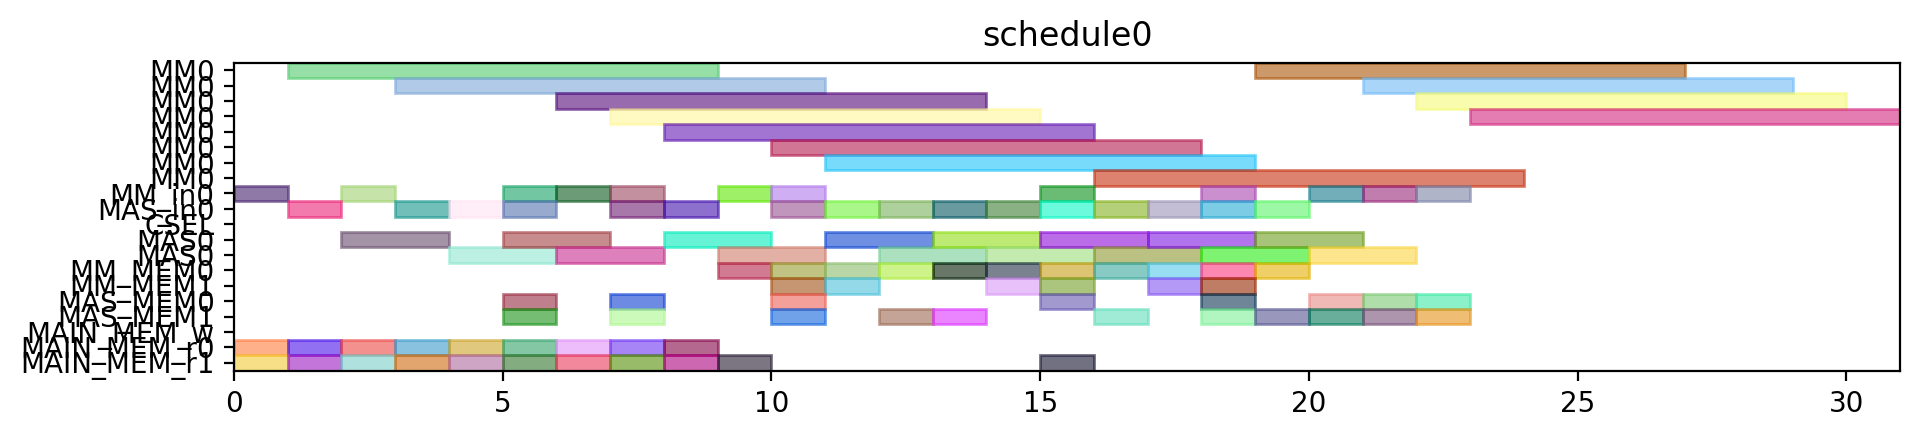

Here is the Python script that generated this plot:
from pyschedule import Scenario, solvers, plotters, alt


def solve():
	horizon = 120
	S = Scenario("schedule0", horizon=horizon)

	# resource
	MM = S.Resources('MM', num=1, size=8)
	MM_in = S.Resources('MM_in', num=1)
	MAS_in = S.Resources('MAS_in', num=1)
	CSEL = S.Resource('CSEL')
	MAS = S.Resources('MAS', num=1, size=2, periods=range(1, horizon))
	MM_MEM = S.Resources('MM_MEM', num=2)
	MAS_MEM = S.Resources('MAS_MEM', num=2)
	MAIN_MEM_w = S.Resource('MAIN_MEM_w', size=1)
	MAIN_MEM_r = S.Resources('MAIN_MEM_r', num=2)

	# result of previous scheduling

	# new tasks
	t0 = S.Task('t0', length=8, delay_cost=1)
	t0 += alt(MM)
	t0_in = S.Task('t0_in', length=1, delay_cost=1)
	t0_in += alt(MM_in)
	S += t0_in*MM_in[0]<=t0*MM[0]
	t0_mem0 = S.Task('t0_mem0', length=1, delay_cost=1)
	t0_mem0 += MAIN_MEM_r[0]
	S += t0_mem0 <= t0

	t0_mem1 = S.Task('t0_mem1', length=1, delay_cost=1)
	t0_mem1 += MAIN_MEM_r[1]
	S += t0_mem1 <= t0

	t1 = S.Task('t1', length=8, delay_cost=1)
	t1 += alt(MM)
	t1_in = S.Task('t1_in', length=1, delay_cost=1)
	t1_in += alt(MM_in)
	S += t1_in*MM_in[0]<=t1*MM[0]
	t1_mem0 = S.Task('t1_mem0', length=1, delay_cost=1)
	t1_mem0 += MAIN_MEM_r[0]
	S += t1_mem0 <= t1

	t1_mem1 = S.Task('t1_mem1', length=1, delay_cost=1)
	t1_mem1 += MAIN_MEM_r[1]
	S += t1_mem1 <= t1

	t2 = S.Task('t2', length=8, delay_cost=1)
	t2 += alt(MM)
	t2_in = S.Task('t2_in', length=1, delay_cost=1)
	t2_in += alt(MM_in)
	S += t2_in*MM_in[0]<=t2*MM[0]
	t2_mem0 = S.Task('t2_mem0', length=1, delay_cost=1)
	t2_mem0 += MAIN_MEM_r[0]
	S += t2_mem0 <= t2

	t2_mem1 = S.Task('t2_mem1', length=1, delay_cost=1)
	t2_mem1 += MAIN_MEM_r[1]
	S += t2_mem1 <= t2

	t3 = S.Task('t3', length=2, delay_cost=1)
	t3 += alt(MAS)
	t3_in = S.Task('t3_in', length=1, delay_cost=1)
	t3_in += alt(MAS_in)
	S += t3_in*MAS_in[0]<=t3*MAS[0]

	t3_mem0 = S.Task('t3_mem0', length=1, delay_cost=1)
	t3_mem0 += MAIN_MEM_r[0]
	S += t3_mem0 <= t3

	t3_mem1 = S.Task('t3_mem1', length=1, delay_cost=1)
	t3_mem1 += MAIN_MEM_r[1]
	S += t3_mem1 <= t3

	t4 = S.Task('t4', length=2, delay_cost=1)
	t4 += alt(MAS)
	t4_in = S.Task('t4_in', length=1, delay_cost=1)
	t4_in += alt(MAS_in)
	S += t4_in*MAS_in[0]<=t4*MAS[0]

	t4_mem0 = S.Task('t4_mem0', length=1, delay_cost=1)
	t4_mem0 += MAIN_MEM_r[0]
	S += t4_mem0 <= t4

	t4_mem1 = S.Task('t4_mem1', length=1, delay_cost=1)
	t4_mem1 += MAIN_MEM_r[1]
	S += t4_mem1 <= t4

	t8 = S.Task('t8', length=2, delay_cost=1)
	t8 += alt(MAS)
	t8_in = S.Task('t8_in', length=1, delay_cost=1)
	t8_in += alt(MAS_in)
	S += t8_in*MAS_in[0]<=t8*MAS[0]

	t8_mem0 = S.Task('t8_mem0', length=1, delay_cost=1)
	t8_mem0 += MAIN_MEM_r[0]
	S += t8_mem0 <= t8

	t8_mem1 = S.Task('t8_mem1', length=1, delay_cost=1)
	t8_mem1 += MAIN_MEM_r[1]
	S += t8_mem1 <= t8

	t9 = S.Task('t9', length=2, delay_cost=1)
	t9 += alt(MAS)
	t9_in = S.Task('t9_in', length=1, delay_cost=1)
	t9_in += alt(MAS_in)
	S += t9_in*MAS_in[0]<=t9*MAS[0]

	t9_mem0 = S.Task('t9_mem0', length=1, delay_cost=1)
	t9_mem0 += MAIN_MEM_r[0]
	S += t9_mem0 <= t9

	t9_mem1 = S.Task('t9_mem1', length=1, delay_cost=1)
	t9_mem1 += MAIN_MEM_r[1]
	S += t9_mem1 <= t9

	t13 = S.Task('t13', length=2, delay_cost=1)
	t13 += alt(MAS)
	t13_in = S.Task('t13_in', length=1, delay_cost=1)
	t13_in += alt(MAS_in)
	S += t13_in*MAS_in[0]<=t13*MAS[0]

	t13_mem0 = S.Task('t13_mem0', length=1, delay_cost=1)
	t13_mem0 += MAIN_MEM_r[0]
	S += t13_mem0 <= t13

	t13_mem1 = S.Task('t13_mem1', length=1, delay_cost=1)
	t13_mem1 += MAIN_MEM_r[1]
	S += t13_mem1 <= t13

	t14 = S.Task('t14', length=2, delay_cost=1)
	t14 += alt(MAS)
	t14_in = S.Task('t14_in', length=1, delay_cost=1)
	t14_in += alt(MAS_in)
	S += t14_in*MAS_in[0]<=t14*MAS[0]

	t14_mem0 = S.Task('t14_mem0', length=1, delay_cost=1)
	t14_mem0 += MAIN_MEM_r[0]
	S += t14_mem0 <= t14

	t14_mem1 = S.Task('t14_mem1', length=1, delay_cost=1)
	t14_mem1 += MAIN_MEM_r[1]
	S += t14_mem1 <= t14

	t5 = S.Task('t5', length=8, delay_cost=1)
	t5 += alt(MM)
	t5_in = S.Task('t5_in', length=1, delay_cost=1)
	t5_in += alt(MM_in)
	S += t5_in*MM_in[0]<=t5*MM[0]
	t5_mem0 = S.Task('t5_mem0', length=1, delay_cost=1)
	t5_mem0 += alt(MAS_MEM)
	S += (t3*MAS[0])-1 < t5_mem0*MAS_MEM[0]
	S += t5_mem0 <= t5

	t5_mem1 = S.Task('t5_mem1', length=1, delay_cost=1)
	t5_mem1 += alt(MAS_MEM)
	S += (t4*MAS[0])-1 < t5_mem1*MAS_MEM[1]
	S += t5_mem1 <= t5

	t6 = S.Task('t6', length=2, delay_cost=1)
	t6 += alt(MAS)
	t6_in = S.Task('t6_in', length=1, delay_cost=1)
	t6_in += alt(MAS_in)
	S += t6_in*MAS_in[0]<=t6*MAS[0]

	t6_mem0 = S.Task('t6_mem0', length=1, delay_cost=1)
	t6_mem0 += alt(MM_MEM)
	S += (t0*MM[0])-1 < t6_mem0*MM_MEM[0]
	S += t6_mem0 <= t6

	t6_mem1 = S.Task('t6_mem1', length=1, delay_cost=1)
	t6_mem1 += alt(MM_MEM)
	S += (t1*MM[0])-1 < t6_mem1*MM_MEM[1]
	S += t6_mem1 <= t6

	t10 = S.Task('t10', length=8, delay_cost=1)
	t10 += alt(MM)
	t10_in = S.Task('t10_in', length=1, delay_cost=1)
	t10_in += alt(MM_in)
	S += t10_in*MM_in[0]<=t10*MM[0]
	t10_mem0 = S.Task('t10_mem0', length=1, delay_cost=1)
	t10_mem0 += alt(MAS_MEM)
	S += (t8*MAS[0])-1 < t10_mem0*MAS_MEM[0]
	S += t10_mem0 <= t10

	t10_mem1 = S.Task('t10_mem1', length=1, delay_cost=1)
	t10_mem1 += alt(MAS_MEM)
	S += (t9*MAS[0])-1 < t10_mem1*MAS_MEM[1]
	S += t10_mem1 <= t10

	t11 = S.Task('t11', length=2, delay_cost=1)
	t11 += alt(MAS)
	t11_in = S.Task('t11_in', length=1, delay_cost=1)
	t11_in += alt(MAS_in)
	S += t11_in*MAS_in[0]<=t11*MAS[0]

	t11_mem0 = S.Task('t11_mem0', length=1, delay_cost=1)
	t11_mem0 += alt(MM_MEM)
	S += (t1*MM[0])-1 < t11_mem0*MM_MEM[0]
	S += t11_mem0 <= t11

	t11_mem1 = S.Task('t11_mem1', length=1, delay_cost=1)
	t11_mem1 += alt(MM_MEM)
	S += (t2*MM[0])-1 < t11_mem1*MM_MEM[1]
	S += t11_mem1 <= t11

	t15 = S.Task('t15', length=8, delay_cost=1)
	t15 += alt(MM)
	t15_in = S.Task('t15_in', length=1, delay_cost=1)
	t15_in += alt(MM_in)
	S += t15_in*MM_in[0]<=t15*MM[0]
	t15_mem0 = S.Task('t15_mem0', length=1, delay_cost=1)
	t15_mem0 += alt(MAS_MEM)
	S += (t13*MAS[0])-1 < t15_mem0*MAS_MEM[0]
	S += t15_mem0 <= t15

	t15_mem1 = S.Task('t15_mem1', length=1, delay_cost=1)
	t15_mem1 += alt(MAS_MEM)
	S += (t14*MAS[0])-1 < t15_mem1*MAS_MEM[1]
	S += t15_mem1 <= t15

	t16 = S.Task('t16', length=2, delay_cost=1)
	t16 += alt(MAS)
	t16_in = S.Task('t16_in', length=1, delay_cost=1)
	t16_in += alt(MAS_in)
	S += t16_in*MAS_in[0]<=t16*MAS[0]

	t16_mem0 = S.Task('t16_mem0', length=1, delay_cost=1)
	t16_mem0 += alt(MM_MEM)
	S += (t0*MM[0])-1 < t16_mem0*MM_MEM[0]
	S += t16_mem0 <= t16

	t16_mem1 = S.Task('t16_mem1', length=1, delay_cost=1)
	t16_mem1 += alt(MM_MEM)
	S += (t2*MM[0])-1 < t16_mem1*MM_MEM[1]
	S += t16_mem1 <= t16

	t18 = S.Task('t18', length=2, delay_cost=1)
	t18 += alt(MAS)
	t18_in = S.Task('t18_in', length=1, delay_cost=1)
	t18_in += alt(MAS_in)
	S += t18_in*MAS_in[0]<=t18*MAS[0]

	t18_mem0 = S.Task('t18_mem0', length=1, delay_cost=1)
	t18_mem0 += alt(MM_MEM)
	S += (t0*MM[0])-1 < t18_mem0*MM_MEM[0]
	S += t18_mem0 <= t18

	t18_mem1 = S.Task('t18_mem1', length=1, delay_cost=1)
	t18_mem1 += alt(MM_MEM)
	S += (t0*MM[0])-1 < t18_mem1*MM_MEM[1]
	S += t18_mem1 <= t18

	t20 = S.Task('t20', length=8, delay_cost=1)
	t20 += alt(MM)
	t20_in = S.Task('t20_in', length=1, delay_cost=1)
	t20_in += alt(MM_in)
	S += t20_in*MM_in[0]<=t20*MM[0]
	t20_mem0 = S.Task('t20_mem0', length=1, delay_cost=1)
	t20_mem0 += alt(MM_MEM)
	S += (t2*MM[0])-1 < t20_mem0*MM_MEM[0]
	S += t20_mem0 <= t20

	t20_mem1 = S.Task('t20_mem1', length=1, delay_cost=1)
	t20_mem1 += MAIN_MEM_r[1]
	S += t20_mem1 <= t20

	t7 = S.Task('t7', length=2, delay_cost=1)
	t7 += alt(MAS)
	t7_in = S.Task('t7_in', length=1, delay_cost=1)
	t7_in += alt(MAS_in)
	S += t7_in*MAS_in[0]<=t7*MAS[0]

	t7_mem0 = S.Task('t7_mem0', length=1, delay_cost=1)
	t7_mem0 += alt(MM_MEM)
	S += (t5*MM[0])-1 < t7_mem0*MM_MEM[0]
	S += t7_mem0 <= t7

	t7_mem1 = S.Task('t7_mem1', length=1, delay_cost=1)
	t7_mem1 += alt(MAS_MEM)
	S += (t6*MAS[0])-1 < t7_mem1*MAS_MEM[1]
	S += t7_mem1 <= t7

	t12 = S.Task('t12', length=2, delay_cost=1)
	t12 += alt(MAS)
	t12_in = S.Task('t12_in', length=1, delay_cost=1)
	t12_in += alt(MAS_in)
	S += t12_in*MAS_in[0]<=t12*MAS[0]

	t12_mem0 = S.Task('t12_mem0', length=1, delay_cost=1)
	t12_mem0 += alt(MM_MEM)
	S += (t10*MM[0])-1 < t12_mem0*MM_MEM[0]
	S += t12_mem0 <= t12

	t12_mem1 = S.Task('t12_mem1', length=1, delay_cost=1)
	t12_mem1 += alt(MAS_MEM)
	S += (t11*MAS[0])-1 < t12_mem1*MAS_MEM[1]
	S += t12_mem1 <= t12

	t17 = S.Task('t17', length=2, delay_cost=1)
	t17 += alt(MAS)
	t17_in = S.Task('t17_in', length=1, delay_cost=1)
	t17_in += alt(MAS_in)
	S += t17_in*MAS_in[0]<=t17*MAS[0]

	t17_mem0 = S.Task('t17_mem0', length=1, delay_cost=1)
	t17_mem0 += alt(MM_MEM)
	S += (t15*MM[0])-1 < t17_mem0*MM_MEM[0]
	S += t17_mem0 <= t17

	t17_mem1 = S.Task('t17_mem1', length=1, delay_cost=1)
	t17_mem1 += alt(MAS_MEM)
	S += (t16*MAS[0])-1 < t17_mem1*MAS_MEM[1]
	S += t17_mem1 <= t17

	t19 = S.Task('t19', length=2, delay_cost=1)
	t19 += alt(MAS)
	t19_in = S.Task('t19_in', length=1, delay_cost=1)
	t19_in += alt(MAS_in)
	S += t19_in*MAS_in[0]<=t19*MAS[0]

	t19_mem0 = S.Task('t19_mem0', length=1, delay_cost=1)
	t19_mem0 += alt(MM_MEM)
	S += (t0*MM[0])-1 < t19_mem0*MM_MEM[0]
	S += t19_mem0 <= t19

	t19_mem1 = S.Task('t19_mem1', length=1, delay_cost=1)
	t19_mem1 += alt(MAS_MEM)
	S += (t18*MAS[0])-1 < t19_mem1*MAS_MEM[1]
	S += t19_mem1 <= t19

	t21 = S.Task('t21', length=2, delay_cost=1)
	t21 += alt(MAS)
	t21_in = S.Task('t21_in', length=1, delay_cost=1)
	t21_in += alt(MAS_in)
	S += t21_in*MAS_in[0]<=t21*MAS[0]

	t21_mem0 = S.Task('t21_mem0', length=1, delay_cost=1)
	t21_mem0 += alt(MM_MEM)
	S += (t1*MM[0])-1 < t21_mem0*MM_MEM[0]
	S += t21_mem0 <= t21

	t21_mem1 = S.Task('t21_mem1', length=1, delay_cost=1)
	t21_mem1 += alt(MM_MEM)
	S += (t20*MM[0])-1 < t21_mem1*MM_MEM[1]
	S += t21_mem1 <= t21

	t22 = S.Task('t22', length=2, delay_cost=1)
	t22 += alt(MAS)
	t22_in = S.Task('t22_in', length=1, delay_cost=1)
	t22_in += alt(MAS_in)
	S += t22_in*MAS_in[0]<=t22*MAS[0]

	t22_mem0 = S.Task('t22_mem0', length=1, delay_cost=1)
	t22_mem0 += alt(MM_MEM)
	S += (t1*MM[0])-1 < t22_mem0*MM_MEM[0]
	S += t22_mem0 <= t22

	t22_mem1 = S.Task('t22_mem1', length=1, delay_cost=1)
	t22_mem1 += alt(MM_MEM)
	S += (t20*MM[0])-1 < t22_mem1*MM_MEM[1]
	S += t22_mem1 <= t22

	t23 = S.Task('t23', length=8, delay_cost=1)
	t23 += alt(MM)
	t23_in = S.Task('t23_in', length=1, delay_cost=1)
	t23_in += alt(MM_in)
	S += t23_in*MM_in[0]<=t23*MM[0]
	t23_mem0 = S.Task('t23_mem0', length=1, delay_cost=1)
	t23_mem0 += alt(MAS_MEM)
	S += (t17*MAS[0])-1 < t23_mem0*MAS_MEM[0]
	S += t23_mem0 <= t23

	t23_mem1 = S.Task('t23_mem1', length=1, delay_cost=1)
	t23_mem1 += MAIN_MEM_r[1]
	S += t23_mem1 <= t23

	t25 = S.Task('t25', length=8, delay_cost=1)
	t25 += alt(MM)
	t25_in = S.Task('t25_in', length=1, delay_cost=1)
	t25_in += alt(MM_in)
	S += t25_in*MM_in[0]<=t25*MM[0]
	t25_mem0 = S.Task('t25_mem0', length=1, delay_cost=1)
	t25_mem0 += alt(MAS_MEM)
	S += (t7*MAS[0])-1 < t25_mem0*MAS_MEM[0]
	S += t25_mem0 <= t25

	t25_mem1 = S.Task('t25_mem1', length=1, delay_cost=1)
	t25_mem1 += alt(MAS_MEM)
	S += (t22*MAS[0])-1 < t25_mem1*MAS_MEM[1]
	S += t25_mem1 <= t25

	t27 = S.Task('t27', length=8, delay_cost=1)
	t27 += alt(MM)
	t27_in = S.Task('t27_in', length=1, delay_cost=1)
	t27_in += alt(MM_in)
	S += t27_in*MM_in[0]<=t27*MM[0]
	t27_mem0 = S.Task('t27_mem0', length=1, delay_cost=1)
	t27_mem0 += alt(MAS_MEM)
	S += (t22*MAS[0])-1 < t27_mem0*MAS_MEM[0]
	S += t27_mem0 <= t27

	t27_mem1 = S.Task('t27_mem1', length=1, delay_cost=1)
	t27_mem1 += alt(MAS_MEM)
	S += (t21*MAS[0])-1 < t27_mem1*MAS_MEM[1]
	S += t27_mem1 <= t27

	t28 = S.Task('t28', length=8, delay_cost=1)
	t28 += alt(MM)
	t28_in = S.Task('t28_in', length=1, delay_cost=1)
	t28_in += alt(MM_in)
	S += t28_in*MM_in[0]<=t28*MM[0]
	t28_mem0 = S.Task('t28_mem0', length=1, delay_cost=1)
	t28_mem0 += alt(MAS_MEM)
	S += (t19*MAS[0])-1 < t28_mem0*MAS_MEM[0]
	S += t28_mem0 <= t28

	t28_mem1 = S.Task('t28_mem1', length=1, delay_cost=1)
	t28_mem1 += alt(MAS_MEM)
	S += (t7*MAS[0])-1 < t28_mem1*MAS_MEM[1]
	S += t28_mem1 <= t28

	t29 = S.Task('t29', length=8, delay_cost=1)
	t29 += alt(MM)
	t29_in = S.Task('t29_in', length=1, delay_cost=1)
	t29_in += alt(MM_in)
	S += t29_in*MM_in[0]<=t29*MM[0]
	t29_mem0 = S.Task('t29_mem0', length=1, delay_cost=1)
	t29_mem0 += alt(MAS_MEM)
	S += (t21*MAS[0])-1 < t29_mem0*MAS_MEM[0]
	S += t29_mem0 <= t29

	t29_mem1 = S.Task('t29_mem1', length=1, delay_cost=1)
	t29_mem1 += alt(MAS_MEM)
	S += (t12*MAS[0])-1 < t29_mem1*MAS_MEM[1]
	S += t29_mem1 <= t29

	solvers.mip.solve(S,msg=1,kind='CPLEX',ratio_gap=1.01)

	solution = [['hoge']*len(S.solution()[1]) for i in range(len(S.solution()))]
	for i in range(len(S.solution())):
		for j in range(len(S.solution()[i])):
			solution[i][j]=str(S.solution()[i][j])
	print(solution)

	cycles = int(solution[-1][3])

	pic_file_name = "/mnt/rose/usr1/fukuda/ABE/multiRAM_multiMAS_16mux/scheduling_result/stage8MM1_stage2MAS1/EP_ADD_A_0/schedule0.png"
	if(S.solution() != []):
		plotters.matplotlib.plot(S,img_filename=pic_file_name, show_task_labels=False, fig_size=(cycles*0.25+3, 2))

	return solution
